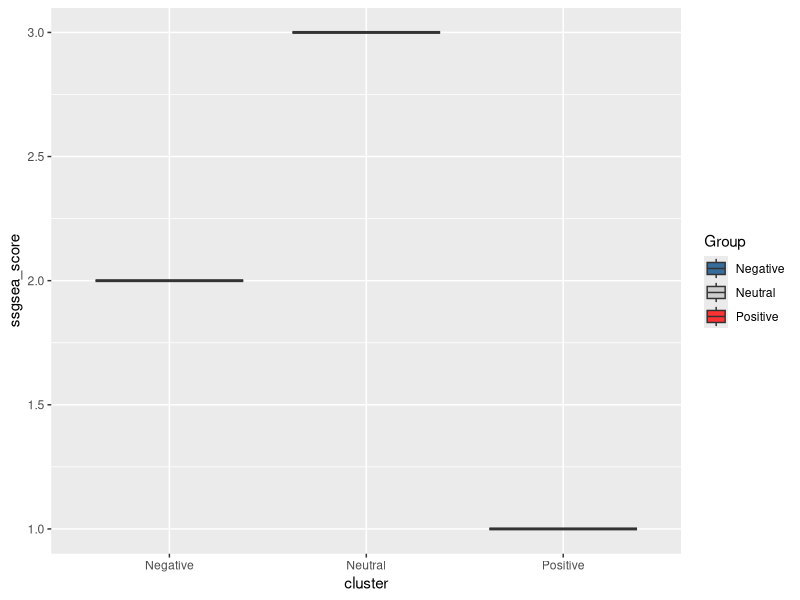

Here is the R script that generated this plot:
setwd(dirname(rstudioapi::getActiveDocumentContext()$path))

library(ggplot2)

temp <- data.frame(
  cluster = c("Positive", "Negative", "Neutral"),
  ssgsea_score = c(1, 2, 3)
)

group_colors <- c(
  "Positive" = "#ff3333",
  "Negative" = "#386c9b",
  "Neutral" = "#CECECE"
)

p <- ggplot(
  temp,
  aes(
    x = cluster,
    y = ssgsea_score,
    fill = cluster, # box color
  )
) +
  geom_boxplot() +
  scale_fill_manual(
    name = "Group", # 图例标题
    values = group_colors # 颜色映射
  )

ggsave(
  filename = file.path("boxplot_legend.png"),
  plot = p,
  width = 10,
  height = 8,
  dpi = 400
)
